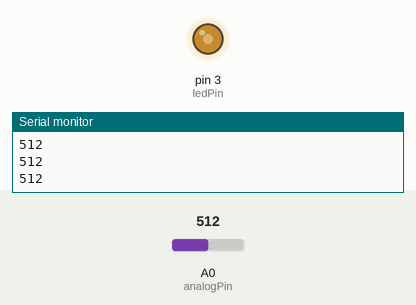
A sketch run on a simulated Arduino Uno, built with avr-gcc and run on an emulated ATmega328P. Parts: output pins drawn as LEDs (lit = HIGH), the last lines printed to the serial monitor. Inputs (shaded band) come from the test bench; at power-on: A0 (analogPin) = 512.

Above: at 1.2 s.
1.3 s: A0 (analogPin) set to 716
At 2.4 s:
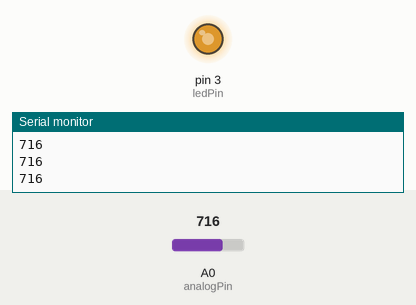
2.8 s: A0 (analogPin) set to 900
At 3.6 s:
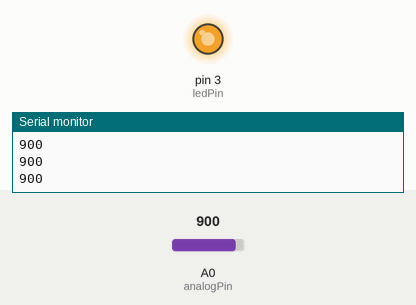
4.3 s: A0 (analogPin) set to 122
At 4.7 s:
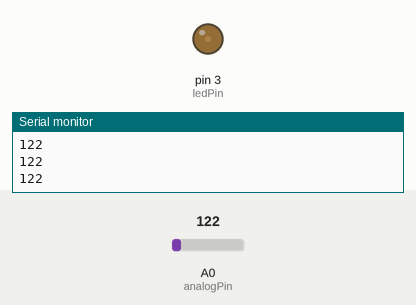
5.8 s: A0 (analogPin) set to 0
At 7.1 s:
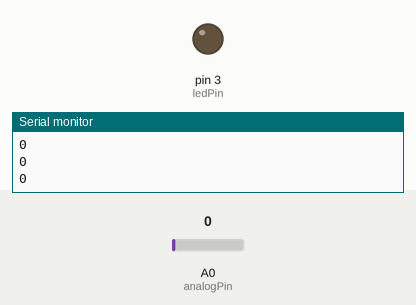
Timing chart, 0 to 8.3 s (numbered marks = the images above; inputs shaded):
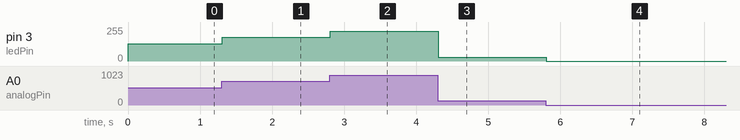

Measured:
- after the input at 1.3 s, pin 3 (ledPin): 128/255 → 179/255 at once
- after the input at 2.8 s, pin 3 (ledPin): 179/255 → 225/255 at once
- after the input at 4.3 s, pin 3 (ledPin): 225/255 → 30/255 at once
- after the input at 5.8 s, pin 3 (ledPin): 30/255 → 0/255 at once

The sketch:

potentiometer_led_dimmer.ino
```cpp
int analogPin = A0;
int ledPin = 3;

//Can be used with a Photo Resistor, Force sensitive resistor, and anything that has resistance to be measured
void setup() {
  Serial.begin(9600);             //see Tools > Serial Monitor for output
  pinMode(analogPin, INPUT);
  pinMode(ledPin, OUTPUT);
}

void loop() {
  int analogVal = analogRead(analogPin);
  Serial.println(analogVal);
  analogWrite(ledPin, analogVal/4);         //analogRead values [0,1024], analogWrite values [0,255]
}
```
